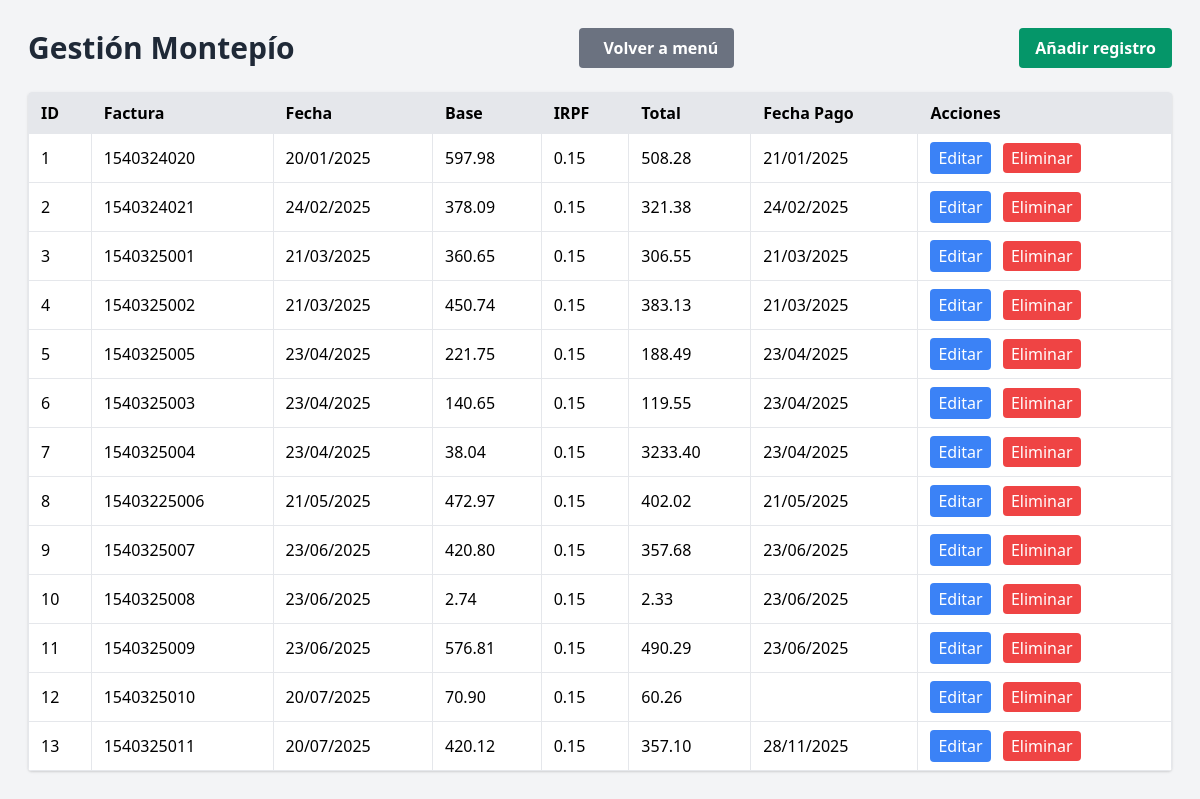
/montepio.php, run on the app's committed database.
### tables this page shows
CREATE TABLE IF NOT EXISTS `montepio` (
  `id` int(11) NOT NULL AUTO_INCREMENT,
  `numero_factura` varchar(30) DEFAULT NULL,
  `fecha_factura` date DEFAULT NULL,
  `base` decimal(12,2) DEFAULT NULL,
  `irpf` decimal(6,2) DEFAULT NULL,
  `total` decimal(12,2) DEFAULT NULL,
  `fecha_pago` date DEFAULT NULL,
  PRIMARY KEY (`id`)
);

### montepio.php (the view, shortened to what this page needs)
<?php
$pdo = new PDO('mysql:host=localhost;dbname=facturassalt', 'root', '');
$pdo->exec("SET NAMES utf8mb4");
$registros = $pdo->query("SELECT * FROM montepio ORDER BY id ASC")->fetchAll(PDO::FETCH_ASSOC);
?>
<!DOCTYPE html>
<html lang="es">
<head>
    <link href="https://cdn.jsdelivr.net/npm/tailwindcss@2.2.19/dist/tailwind.min.css" rel="stylesheet">
</head>
<body class="bg-gray-100 p-7" x-data="crudMontepío()">
<div class="flex justify-between items-center mb-6">
    <h1 class="text-3xl font-bold text-gray-800">Gestión Montepío</h1>
    <a href="index.php" class="bg-gray-500 text-white font-semibold px-4 py-2 rounded hover:bg-gray-600 flex items-center">
                <i class="fas fa-arrow-left mr-2"></i> Volver a menú
            </a>
    <button @click="openModal()" class="bg-green-600 text-white font-semibold px-4 py-2 rounded hover:bg-green-700">
        Añadir registro
    </button>
</div>
<div class="bg-white shadow rounded overflow-x-auto">
    <table class="min-w-full border text-left">
        <thead class="bg-gray-200">
            <tr>
                <th class="px-3 py-2 border">ID</th>
                <th class="px-3 py-2 border">Factura</th>
                <th class="px-3 py-2 border">Fecha</th>
                <th class="px-3 py-2 border">Base</th>
                <th class="px-3 py-2 border">IRPF</th>
                <th class="px-3 py-2 border">Total</th>
                <th class="px-3 py-2 border">Fecha Pago</th>
                <th class="px-3 py-2 border">Acciones</th>
            </tr>
        </thead>
        <tbody>
            <?php foreach ($registros as $row): ?>
                <tr>
                    <td class="border px-3 py-2"><?= $row['id'] ?></td>
                    <td class="border px-3 py-2"><?= htmlspecialchars($row['numero_factura']) ?></td>
                    <td class="border px-3 py-2">
    <?= $row['fecha_factura'] ? date("d/m/Y", strtotime($row['fecha_factura'])) : '' ?>
</td>
                    <td class="border px-3 py-2"><?= $row['base'] ?></td>
                    <td class="border px-3 py-2"><?= $row['irpf'] ?></td>
                    <td class="border px-3 py-2"><?= $row['total'] ?></td>
                    <td class="border px-3 py-2">
    <?= $row['fecha_pago'] ? date("d/m/Y", strtotime($row['fecha_pago'])) : '' ?>
</td>
                    <td class="border px-3 py-2">
                        <button
                            @click="openModal(
                                '<?= $row['id'] ?>',
                                '<?= htmlspecialchars($row['numero_factura'], ENT_QUOTES) ?>',
                                '<?= $row['fecha_factura'] ?>',
                                '<?= $row['base'] ?>',
                                '<?= $row['irpf'] ?>',
                                '<?= $row['total'] ?>',
                                '<?= $row['fecha_pago'] ?>'
                            )"
                            class="bg-blue-500 text-white px-2 py-1 rounded hover:bg-blue-700">Editar</button>
                        <a href="?eliminar=<?= $row['id'] ?>"
                            onclick="return confirm('¿Seguro que deseas eliminar?')"
                            class="bg-red-500 text-white px-2 py-1 rounded hover:bg-red-700 ml-2">Eliminar</a>
                    </td>
                </tr>
            <?php endforeach ?>
        </tbody>
    </table>
</div>
</body>
</html>

### data on the page
montepio: id "1", numero_factura "1540324020", fecha_factura "20/01/2025", base "597.98", irpf "0.15", total "508.28", fecha_pago "21/01/2025"
montepio: id "2", numero_factura "1540324021", fecha_factura "24/02/2025", base "378.09", irpf "0.15", total "321.38", fecha_pago "24/02/2025"
montepio: id "3", numero_factura "1540325001", fecha_factura "21/03/2025", base "360.65", irpf "0.15", total "306.55", fecha_pago "21/03/2025"
montepio: id "4", numero_factura "1540325002", fecha_factura "21/03/2025", base "450.74", irpf "0.15", total "383.13", fecha_pago "21/03/2025"
montepio: id "5", numero_factura "1540325005", fecha_factura "23/04/2025", base "221.75", irpf "0.15", total "188.49", fecha_pago "23/04/2025"
montepio: id "6", numero_factura "1540325003", fecha_factura "23/04/2025", base "140.65", irpf "0.15", total "119.55", fecha_pago "23/04/2025"
montepio: id "7", numero_factura "1540325004", fecha_factura "23/04/2025", base "38.04", irpf "0.15", total "3233.40", fecha_pago "23/04/2025"
montepio: id "8", numero_factura "15403225006", fecha_factura "21/05/2025", base "472.97", irpf "0.15", total "402.02", fecha_pago "21/05/2025"
montepio: id "9", numero_factura "1540325007", fecha_factura "23/06/2025", base "420.80", irpf "0.15", total "357.68", fecha_pago "23/06/2025"
montepio: id "10", numero_factura "1540325008", fecha_factura "23/06/2025", base "2.74", irpf "0.15", total "2.33", fecha_pago "23/06/2025"
montepio: id "11", numero_factura "1540325009", fecha_factura "23/06/2025", base "576.81", irpf "0.15", total "490.29", fecha_pago "23/06/2025"
montepio: id "12", numero_factura "1540325010", fecha_factura "20/07/2025", base "70.90", irpf "0.15", total "60.26"
montepio: id "13", numero_factura "1540325011", fecha_factura "20/07/2025", base "420.12", irpf "0.15", total "357.10", fecha_pago "28/11/2025"
